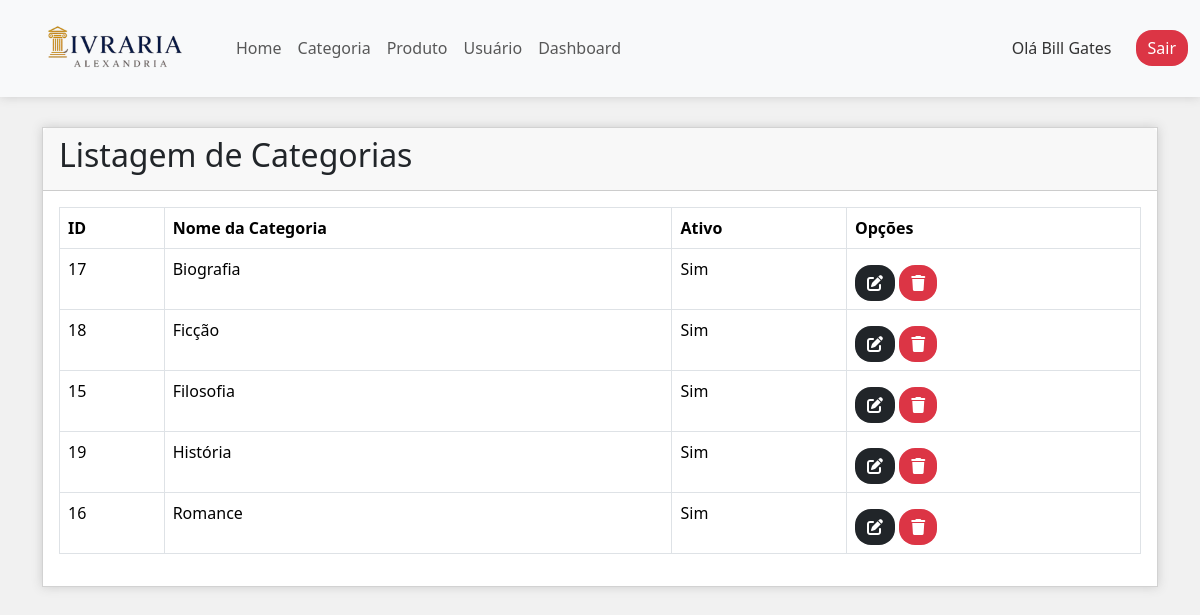
The app's page /public/categoria/listar (signed in) with its own data.
### tables this page shows
CREATE TABLE `categoria` (
  `id` int(11) NOT NULL,
  `descricao` varchar(30) NOT NULL,
  `ativo` enum('S','N') NOT NULL
);

### controllers/CategoriaController.php (called while the page is built, shortened)
<?php
    require "../models/Categoria.php";
    class CategoriaController {
        public function __construct()
        {
            $db = new Conexao();
            $pdo = $db->conectar();
            $this->categoria = new Categoria($pdo);
        }
        public function listar() {
            require "../views/categoria/listar.php";
        }
    }

### models/Categoria.php (called while the page is built, shortened)
<?php
    class Categoria {
        private $pdo;
        public function __construct($pdo) {
            $this->pdo = $pdo;
        }
        public function listar() {
            $sql = "select * from categoria order by descricao";
            $consulta = $this->pdo->prepare($sql);
            $consulta->execute();
            return $consulta->fetchAll(PDO::FETCH_OBJ);
        }
    }

### views/categoria/listar.php (the view, shortened to what this page needs)
<div class="container">
    <div class="card">
        <div class="card-header">
            <h2>Listagem de Categorias</h2>
        </div>
        <div class="card-body">
            <table class="table table-bordered table-stripe">
                <thead>
                    <tr>
                        <th>ID</th>
                        <th>Nome da Categoria</th>
                        <th>Ativo</th>
                        <th>Opções</th>
                    </tr>
                </thead>
                <tbody>
                    <?php
                        $dadosCategoria = $this->categoria->listar();
                        foreach($dadosCategoria as $dados) {
                            if ($dados->ativo == "S")
                                $status = "Sim";
                            else
                                $status = "Não";
                            ?>
                            <tr>
                                <td><?=$dados->id?></td>
                                <td><?=$dados->descricao?></td>
                                <td><?=$status?></td>
                                <td>
                                    <a href="categoria/index/<?=$dados->id?>" class="btn btn-dark mt-2 border-0 rounded-4"
                                    title="Editar">
                                    <i class="fas fa-edit"></i>
                                    </a>
                                    <a href="javascript:excluir(<?=$dados->id?>)" class="btn btn-danger mt-2 border-0 rounded-4"
                                    title="Excluir">
                                        <i class="fas fa-trash"></i>
                                    </a>
                                </td>
                            </tr>
                            <?php
                        }
                    ?>
                </tbody>
            </table>
        </div>
    </div>
</div>

### public/css/style.css (style rules this page uses)
body { background-color: #f1f1f1; color: #333; }
.form-control, .btn { border-radius: 0; }

### records on screen
categoria: id "17", descricao "Biografia", ativo "Sim"
categoria: id "18", descricao "Ficção", ativo "Sim"
categoria: id "15", descricao "Filosofia", ativo "Sim"
categoria: id "19", descricao "História", ativo "Sim"
categoria: id "16", descricao "Romance", ativo "Sim"

### other values on screen
$_SESSION["alexandria"]["nome"] "Bill Gates"
